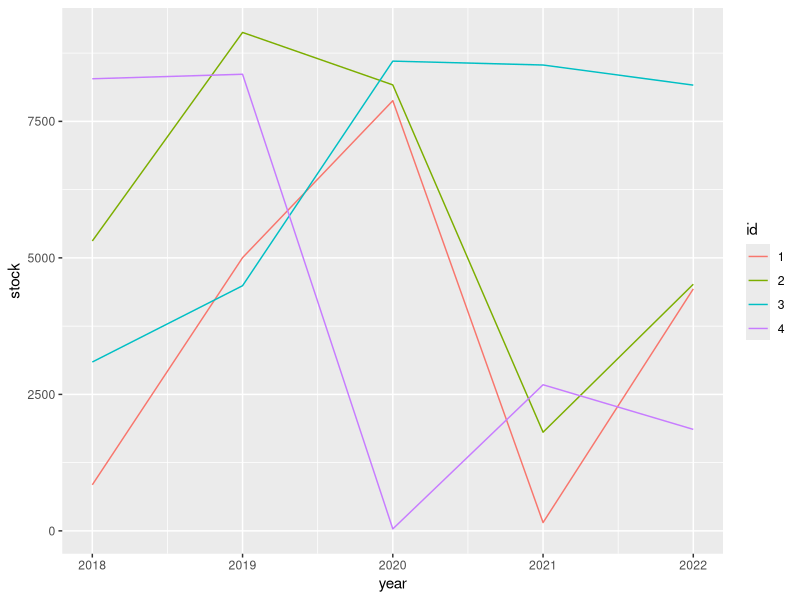

The R source for this figure:
## ---- include = FALSE---------------------------------------------------------
knitr::opts_chunk$set(
  collapse = TRUE,
  comment = "#>"
)

## ----setup--------------------------------------------------------------------
library(tibble)

## -----------------------------------------------------------------------------
library(formattable)

tbl <- tibble(x = digits(9:11, 3))
tbl

## ----echo = FALSE-------------------------------------------------------------
vec_ptype_abbr.formattable <- function(x, ...) {
  "dbl:fmt"
}

pillar_shaft.formattable <- function(x, ...) {
  pillar::new_pillar_shaft_simple(format(x), align = "right")
}

## -----------------------------------------------------------------------------
library(dplyr)
tbl2 <- 
  tbl %>%
  mutate(
    y = x + 1, 
    z = x * x, 
    v = y + z,
    lag = lag(x, default = x[[1]]),
    sin = sin(x),
    mean = mean(v),
    var = var(x)
  )

tbl2

## -----------------------------------------------------------------------------
tbl2 %>% 
  group_by(lag) %>% 
  summarize(z = mean(z)) %>% 
  ungroup()

## -----------------------------------------------------------------------------
library(tidyr)

stocks <- 
  expand_grid(id = factor(1:4), year = 2018:2022) %>% 
  mutate(stock = currency(runif(20) * 10000))

stocks %>% 
  pivot_wider(id, names_from = year, values_from = stock)

## -----------------------------------------------------------------------------
library(ggplot2)

# Needs https://github.com/tidyverse/ggplot2/pull/4065 or similar
stocks %>% 
  ggplot(aes(x = year, y = stock, color = id)) +
  geom_line()

## ----echo = FALSE-------------------------------------------------------------
DiagrammeR::mermaid("r4ds.mmd")

## ----echo = FALSE-------------------------------------------------------------
DiagrammeR::mermaid("formats.mmd")

## -----------------------------------------------------------------------------
tbl3 <- 
  tibble(id = letters[1:3], x = 9:11) %>% 
  mutate(
    y = x + 1, 
    z = x * x, 
    v = y + z,
    lag = lag(x, default = x[[1]]),
    sin = sin(x),
    mean = mean(v),
    var = var(x)
  )

tbl3

tbl3 %>% 
  mutate(
    across(where(is.numeric), digits, 3),
    across(where(~ is.numeric(.x) && mean(.x) > 50), digits, 1)
  )

## -----------------------------------------------------------------------------
rules <- quos(
  across(where(is.numeric), digits, 3),
  across(where(~ is.numeric(.x) && mean(.x) > 50), digits, 1)
)

tbl3 %>% 
  mutate(!!!rules)
